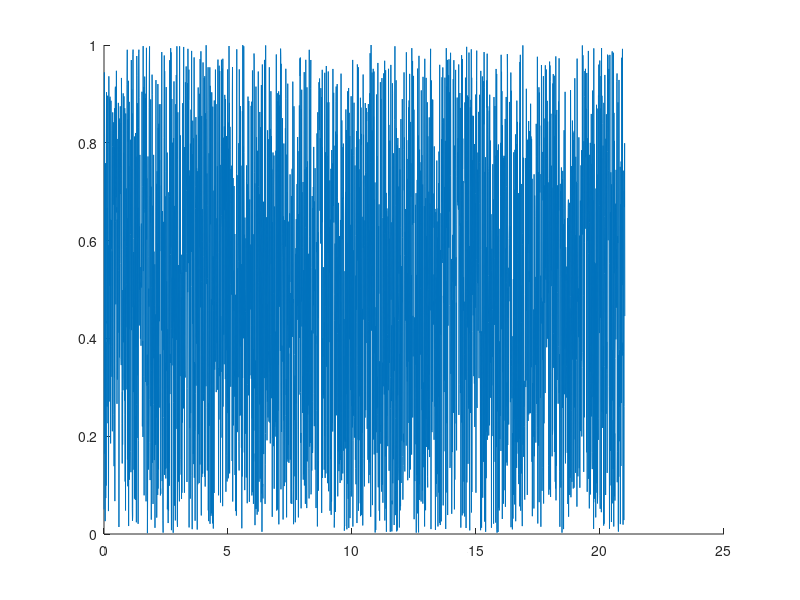

Here is the MATLAB script that generated this plot: (Note: this script raises an error after producing the figure.)
clc; clear; close all;
Fs = 128;
epochlengthsec = 3;
nep = 7;
N = Fs*epochlengthsec * nep; %4 epochs
x = rand(1, N);
t = linspace(0, N/Fs, N);
ep = epochlengthsec : epochlengthsec : epochlengthsec*nep;

fig = figure();
hold on;
ax(1) = plot(t, x);
ax(2:2+nep-1) = xline(ep, '--');

hold off;
plotline(ax(1), 0.5);
plotline(ax(2:end), 2);
br = 25;
plotcolor(ax(1), 'orange', 'brightness', br);
plotcolor(ax(2), 'black', 'brightness', br);
xdiff = t(end) * 0.2;
xlim([t(500) t(end)-xdiff]);
ylim([-1 2]);
xticks([]);
yticks([]);
figsize(fig, 'u');
%% Save image
location = GetPath2Images(mfilename);
extension = "png";
SaveImage(fig, location, mfilename, extension);
% close all;